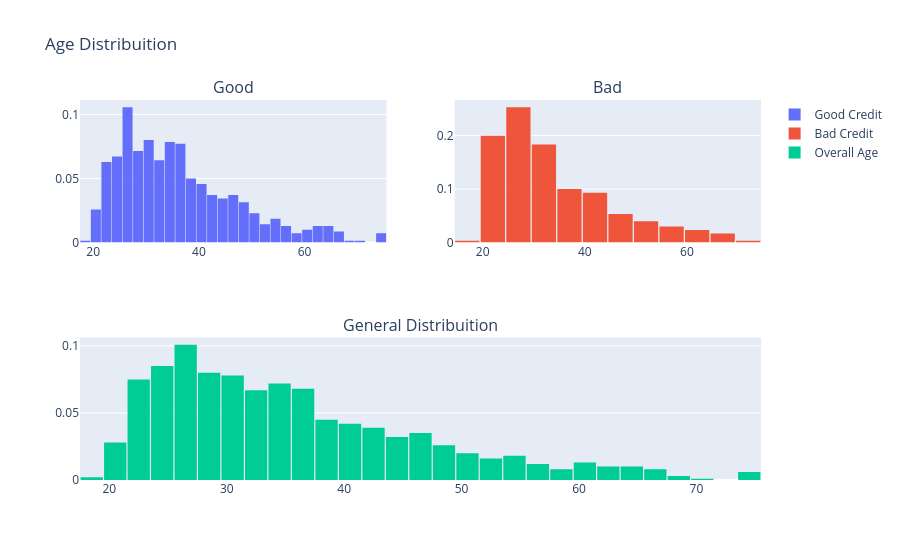

The notebook cell this image was saved under:
### Code cell
df_good = df_credit.loc[df_credit["Risk"] == "good"]["Age"].values.tolist()
df_bad = df_credit.loc[df_credit["Risk"] == "bad"]["Age"].values.tolist()
df_age = df_credit["Age"].values.tolist()

# First plot
trace0 = go.Histogram(x=df_good, histnorm="probability", name="Good Credit")
# Second plot
trace1 = go.Histogram(x=df_bad, histnorm="probability", name="Bad Credit")
# Third plot
trace2 = go.Histogram(x=df_age, histnorm="probability", name="Overall Age")

# Creating the grid
fig = tls.make_subplots(
    rows=2, cols=2, specs=[[{}, {}], [{"colspan": 2}, None]], subplot_titles=("Good", "Bad", "General Distribuition")
)

# setting the figs
fig.append_trace(trace0, 1, 1)
fig.append_trace(trace1, 1, 2)
fig.append_trace(trace2, 2, 1)

fig["layout"].update(showlegend=True, title="Age Distribuition", bargap=0.05)
py.iplot(fig, filename="custom-sized-subplot-with-subplot-titles")
plot2 = fig

### Figure 1 — Plotly figure (JSON) as saved in the notebook; plotly's stock layout.template omitted (floating-point values rounded to 4 significant figures; data arrays with more than 128 entries replaced by an {"elided": "..."} marker saying what was removed)
{"data": [{"histnorm": "probability", "name": "Good Credit", "type": "histogram", "x": {"elided": "700 int values"}, "xaxis": "x", "yaxis": "y"}, {"histnorm": "probability", "name": "Bad Credit", "type": "histogram", "x": {"elided": "300 int values"}, "xaxis": "x2", "yaxis": "y2"}, {"histnorm": "probability", "name": "Overall Age", "type": "histogram", "x": {"elided": "1000 int values"}, "xaxis": "x3", "yaxis": "y3"}], "layout": {"annotations": [{"font": {"size": 16}, "showarrow": false, "text": "Good", "x": 0.225, "xanchor": "center", "xref": "paper", "y": 1, "yanchor": "bottom", "yref": "paper"}, {"font": {"size": 16}, "showarrow": false, "text": "Bad", "x": 0.775, "xanchor": "center", "xref": "paper", "y": 1, "yanchor": "bottom", "yref": "paper"}, {"font": {"size": 16}, "showarrow": false, "text": "General Distribuition", "x": 0.5, "xanchor": "center", "xref": "paper", "y": 0.375, "yanchor": "bottom", "yref": "paper"}], "autosize": true, "bargap": 0.05, "showlegend": true, "title": {"text": "Age Distribuition"}, "xaxis": {"anchor": "y", "autorange": true, "domain": [0, 0.45], "range": [17.5, 75.5], "type": "linear"}, "xaxis2": {"anchor": "y2", "autorange": true, "domain": [0.55, 1], "range": [14.5, 74.5], "type": "linear"}, "xaxis3": {"anchor": "y3", "autorange": true, "domain": [0, 1], "range": [17.5, 75.5], "type": "linear"}, "yaxis": {"anchor": "x", "autorange": true, "domain": [0.625, 1], "range": [0, 0.1113]}, "yaxis2": {"anchor": "x2", "autorange": true, "domain": [0.625, 1], "range": [0, 0.2667]}, "yaxis3": {"anchor": "x3", "autorange": true, "domain": [0, 0.375], "range": [0, 0.1063]}}}
